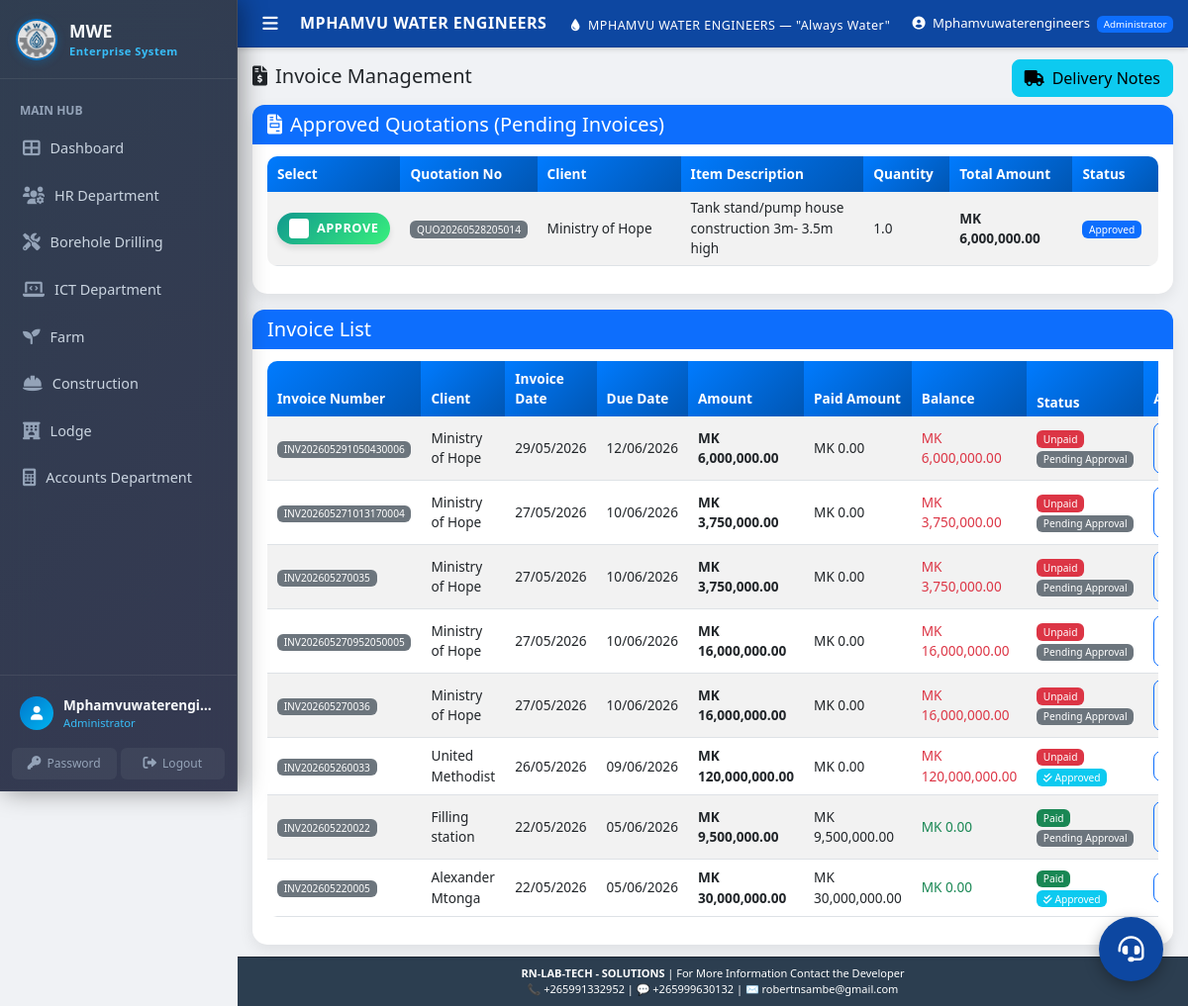
/accounts/invoices/invoices (signed in), run on the app's committed database.
### models.py (models this page shows)
class Quotation(db.Model):
    __tablename__ = 'quotations'
    quotation_id = db.Column(db.Integer, primary_key=True)
    client_id = db.Column(db.Integer, db.ForeignKey('clients.client_id'), nullable=False)
    project_location = db.Column(db.String(200), nullable=False)
    project_latitude = db.Column(db.Float, nullable=True)
    project_longitude = db.Column(db.Float, nullable=True)
    borehole_depth = db.Column(db.Float)
    equipment_cost = db.Column(db.Float, default=0)
    labour_cost = db.Column(db.Float, default=0)
    transport_cost = db.Column(db.Float, default=0)
    total_amount = db.Column(db.Float, nullable=False)
    validity_days = db.Column(db.Integer, default=30)
    description = db.Column(db.Text, default='We have pleasure in quoting our prices for borehole development as follows;')
    footnote = db.Column(db.Text, nullable=True)
    status = db.Column(db.String(20), default='Pending')
    delivery_confirmed = db.Column(db.Boolean, default=False)
    delivery_approved_by = db.Column(db.String(100))
    delivery_approved_date = db.Column(db.DateTime)
    invoice_generated = db.Column(db.Boolean, default=False)
    delivery_note_generated = db.Column(db.Boolean, default=False)
    created_at = db.Column(db.DateTime, default=datetime.utcnow)
    updated_at = db.Column(db.DateTime, default=datetime.utcnow, onupdate=datetime.utcnow)
    reference_number = db.Column(db.String(50), unique=True, default=lambda: get_reference_number('QUO'))
    department = db.Column(db.String(100), default='Borehole Drilling', nullable=False)
    client = db.relationship('Client', backref='quotations')
    quotation_items = db.relationship('QuotationItem', backref='quotation', cascade='all, delete-orphan')

class Client(db.Model):
    __tablename__ = 'clients'
    client_id = db.Column(db.Integer, primary_key=True)
    client_name = db.Column(db.String(200), nullable=False)
    phone = db.Column(db.String(20), nullable=False)
    email = db.Column(db.String(100))
    address = db.Column(db.Text, nullable=False)
    project_type = db.Column(db.String(100), nullable=False)
    quotation_amount = db.Column(db.Float, default=0)
    contract_status = db.Column(db.String(20), default='Pending')
    payment_status = db.Column(db.String(20), default='Pending')
    total_transactions = db.Column(db.Integer, default=0)
    completed_transactions = db.Column(db.Integer, default=0)
    on_time_payments = db.Column(db.Integer, default=0)
    defaults = db.Column(db.Integer, default=0)
    credit_score = db.Column(db.Integer, default=0)
    created_at = db.Column(db.DateTime, default=datetime.utcnow)
    updated_at = db.Column(db.DateTime, default=datetime.utcnow, onupdate=datetime.utcnow)
    department = db.Column(db.String(100), default='Borehole Drilling', nullable=False)
    reference_number = db.Column(db.String(50), unique=True, default=lambda: get_reference_number('CLI'))

class QuotationItem(db.Model):
    __tablename__ = 'quotation_items'
    id = db.Column(db.Integer, primary_key=True)
    quotation_id = db.Column(db.Integer, db.ForeignKey('quotations.quotation_id'), nullable=False)
    project_type = db.Column(db.String(200), nullable=False)
    unit = db.Column(db.String(50))
    quantity = db.Column(db.Float, nullable=False)
    unit_rate = db.Column(db.Float, nullable=False)
    total = db.Column(db.Float, nullable=False)

class Invoice(db.Model):
    __tablename__ = 'invoices'
    invoice_id = db.Column(db.Integer, primary_key=True)
    contract_id = db.Column(db.Integer, db.ForeignKey('contracts.contract_id'), nullable=True) # Changed to True if some don't have contracts
    quotation_id = db.Column(db.Integer, db.ForeignKey('quotations.quotation_id'))
    invoice_number = db.Column(db.String(50), unique=True, nullable=False)
    invoice_date = db.Column(db.Date, nullable=False)
    due_date = db.Column(db.Date, nullable=False)
    amount = db.Column(db.Float, nullable=False)
    paid_amount = db.Column(db.Float, default=0)
    status = db.Column(db.String(20), default='Unpaid')
    is_approved = db.Column(db.Boolean, default=False)
    approved_by = db.Column(db.String(100))
    approved_date = db.Column(db.DateTime)
    payment_terms = db.Column(db.Text)
    created_at = db.Column(db.DateTime, default=datetime.utcnow)
    updated_at = db.Column(db.DateTime, default=datetime.utcnow, onupdate=datetime.utcnow)
    reference_number = db.Column(db.String(50), unique=True, default=lambda: get_reference_number('INV'))
    department = db.Column(db.String(100), default='Borehole Drilling', nullable=False)
    project_name = db.Column(db.String(255), nullable=True)
    contract = db.relationship('Contract', backref='invoices')
    quotation = db.relationship('Quotation', backref='invoices_list')
    @property
    def latest_transaction(self):
        return Transaction.query.filter_by(invoice_id=self.invoice_id).order_by(Transaction.payment_date.desc()).first()

### accounts/invoice_routes.py (the view)
@finance_bp.route('/invoices')
@login_required
@admin_required
def list_invoices():
    query = Invoice.query
    invoices = apply_dept_filter(query, Invoice).order_by(Invoice.created_at.desc()).all()
    q_query = Quotation.query.filter_by(status='Approved', invoice_generated=False)
    approved_quotations = apply_dept_filter(q_query, Quotation).all()
    return render_template('accounts/invoices/list.html', invoices=invoices, approved_quotations=approved_quotations)

### accounts/invoice_routes.py (called while the page is built)
def login_required(f):
    @wraps(f)
    def decorated_function(*args, **kwargs):
        if 'user_id' not in session:
            return redirect(url_for('login'))
        return f(*args, **kwargs)
    return decorated_function

def admin_required(f):
    @wraps(f)
    def decorated_function(*args, **kwargs):
        if session.get('role') not in ['Administrator', 'HR Manager']:
            flash('Administrator access required', 'error')
            return redirect(url_for('dashboard'))
        return f(*args, **kwargs)
    return decorated_function

### app.py (called while the page is built)
@app.context_processor
def inject_now():
    return {
        'datetime': datetime,
    }

### utils/auth_utils.py (called while the page is built)
def apply_dept_filter(query, model):
    role = session.get('role')
    dept_context = session.get('department_context')
    if dept_context:
        return query.filter(model.department == dept_context)
    if role in ['Administrator', 'Director', 'HR Manager', 'Accountant']:
        return query # No filter applied, they see everything
    return query.filter(model.department == 'Borehole Drilling')

### templates/accounts/invoices/list.html (shortened to what this page needs)
{% extends "base.html" %}
{% block content %}
<div class="row mb-2">
    <div class="col-12">
        <div class="d-flex justify-content-between align-items-center">
            <h2><i class="fas fa-file-invoice-dollar me-2"></i>Invoice Management</h2>
            <a href="{{ url_for('finance.list_delivery_notes') }}" class="btn btn-info">
                <i class="fas fa-truck me-2"></i>Delivery Notes
            </a>
        </div>
    </div>
</div>
{% include 'accounts/approved_quotations.html' %}
<div class="card">
    <div class="card-header bg-primary text-white">
        <h5 class="mb-0">Invoice List</h5>
    </div>
    <div class="card-body">
        {% if invoices %}
        <div class="table-responsive">
            <table class="table table-striped table-hover">
                <thead>
                    <tr>
                        <th class="py-2">Invoice Number</th>
                        <th class="py-2">Client</th>
                        <th class="py-2">Invoice Date</th>
                        <th class="py-2">Due Date</th>
                        <th class="py-2">Amount</th>
                        <th class="py-2">Paid Amount</th>
                        <th class="py-2">Balance</th>
                        <th class="py-1">Status</th>
                        <th class="py-2">Actions</th>
                    </tr>
                </thead>
                <tbody>
                    {% for invoice in invoices %}
                    <tr>
                        <td class="py-2">
                            <span class="badge bg-secondary">{{ invoice.invoice_number }}</span>
                        </td>
                        <td class="py-2">{{ invoice.contract.quotation.client.client_name }}</td>
                        <td class="py-2">{{ invoice.invoice_date.strftime('%d/%m/%Y') }}</td>
                        <td class="py-2">{{ invoice.due_date.strftime('%d/%m/%Y') }}</td>
                        <td class="py-2"><strong>MK {{ "{:,.2f}".format(invoice.amount) }}</strong></td>
                        <td class="py-2">MK {{ "{:,.2f}".format(invoice.paid_amount) }}</td>
                        <td class="py-2">
                            <span class="text-{{ 'danger' if (invoice.amount - invoice.paid_amount) > 0 else 'success' }}">
                                MK {{ "{:,.2f}".format(invoice.amount - invoice.paid_amount) }}
                            </span>
                        </td>
                        <td class="py-1">
                            <span class="badge bg-{{
                                'success' if invoice.status == 'Paid'
                                else 'warning' if invoice.status == 'Partially Paid'
                                else 'danger'
                            }}">
                                {{ invoice.status }}
                            </span>
                            {% if invoice.is_approved %}
                                <span class="badge bg-info"><i class="fas fa-check-double"></i> Approved</span>
                            {% else %}
                                <span class="badge bg-secondary">Pending Approval</span>
                            {% endif %}
                        </td>
                        <td>
                            <div class="btn-group btn-group-sm">
                                <a href="{{ url_for('finance.download_invoice_pdf', invoice_id=invoice.invoice_id) }}" class="btn btn-outline-primary" title="Download PDF">
                                </a>
                            </div>
                        </td>
                    </tr>
                    {% endfor %}
                </tbody>
            </table>
        </div>
        {% else %}
        <div class="text-center py-4">
            <i class="fas fa-file-invoice-dollar fa-3x text-muted mb-3"></i>
            <h5 class="text-muted">No invoices found</h5>
            <p class="text-muted">Invoices will be generated automatically when quotations are approved.</p>
        </div>
        {% endif %}
    </div>
</div>
{% endblock %}

### templates/accounts/approved_quotations.html (shortened to what this page needs)
<div class="card mb-4 border-primary">
    <div class="card-header bg-primary text-white d-flex justify-content-between align-items-center">
        <h5 class="mb-0"><i class="fas fa-file-invoice me-2"></i>Approved Quotations (Pending Invoices)</h5>
    </div>
    <div class="card-body">
        {% if approved_quotations %}
        <div class="table-responsive">
            <table class="table table-striped table-hover align-middle">
                <thead>
                    <tr>
                        <th width="5%">Select</th>
                        <th width="15%">Quotation No</th>
                        <th width="20%">Client</th>
                        <th width="25%">Item Description</th>
                        <th width="10%">Quantity</th>
                        <th width="15%">Total Amount</th>
                        <th width="10%">Status</th>
                    </tr>
                </thead>
                <tbody>
                    {% for q in approved_quotations %}
                    <tr id="quotation-row-{{ q.quotation_id }}">
                        <td>
                            <div class="delivery-checkbox-wrapper" onclick="document.getElementById('check-{{ q.quotation_id }}').click();">
                                <input class="form-check-input delivery-checkbox m-0" type="checkbox" value="{{ q.quotation_id }}" id="check-{{ q.quotation_id }}" onclick="event.stopPropagation();">
                                <label class="delivery-checkbox-label form-check-label" for="check-{{ q.quotation_id }}" onclick="event.stopPropagation();">Approve</label>
                            </div>
                        </td>
                        <td><span class="badge bg-secondary">{{ q.reference_number }}</span></td>
                        <td>{{ q.client.client_name }}</td>
                        <td>
                            {% if q.quotation_items %}
                                {{ q.quotation_items[0].project_type }}
                            {% else %}
                                N/A
                            {% endif %}
                        </td>
                        <td>
                            {% if q.quotation_items %}
                                {{ q.quotation_items[0].quantity }}
                            {% else %}
                                0
                            {% endif %}
                        </td>
                        <td><strong>MK {{ "{:,.2f}".format(q.total_amount) }}</strong></td>
                        <td>
                            <span class="badge bg-primary" id="status-badge-{{ q.quotation_id }}">Approved</span>
                        </td>
                    </tr>
                    {% endfor %}
                </tbody>
            </table>
        </div>
        {% else %}
        <div class="text-center py-3">
            <p class="text-muted mb-0">No approved quotations awaiting delivery.</p>
        </div>
        {% endif %}
    </div>
</div>

### static/css/style.css (style rules this page uses)
:root { --primary-color: #007bff; --secondary-color: #6c757d; --success-color: #28a745; --danger-color: #dc3545; --warning-color: #ffc107; --info-color: #17a2b8; --light-color: #f8f9fa; --dark-color: #343a40; --water-blue: #00d4ff; --water-dark: #0056b3; --sidebar-width: 240px; --sidebar-collapsed-width: 72px; --sidebar-bg: #1a2332; --sidebar-hover: #243044; --sidebar-active: rgba(0, 119, 204, 0.2); --sidebar-active-border: #0077cc; --sidebar-text: rgba(255, 255, 255, 0.7); --sidebar-text-active: #ffffff; --header-height: 48px; --transition-speed: 0.3s; }
body { font-family: 'Segoe UI', Tahoma, Geneva, Verdana, sans-serif; background-color: #f0f2f5; margin: 0; overflow-x: hidden; }
.main-content .mb-4 { margin-bottom: 1rem !important; }
.main-content h2 { font-size: 1.25rem; margin-bottom: 0.25rem; }
.card { border: none; border-radius: 15px; box-shadow: 0 5px 15px rgba(0,0,0,0.08); transition: transform 0.3s ease, box-shadow 0.3s ease; }
.card-header { padding: 8px 15px; border-radius: 12px 12px 0 0 !important; border: none; font-weight: 600; }
.card-body { padding: 12px 15px; }
.btn { border-radius: 8px; font-weight: 500; transition: all 0.3s ease; }
.table { border-radius: 10px; overflow: hidden; }
.table thead th { background: linear-gradient(135deg, var(--primary-color), var(--water-dark)); color: white; border: none; font-weight: 600; padding: 8px 10px; font-size: 0.85rem; }
.table tbody td { padding: 6px 10px; font-size: 0.85rem; vertical-align: middle; }
.badge { font-weight: 500; border-radius: 6px; }
.fade-in { animation: fadeIn 0.5s ease-in; }

### templates/accounts/approved_quotations.html (style rules this page uses)
.delivery-checkbox-wrapper { display: inline-flex; align-items: center; justify-content: center; background: linear-gradient(135deg, #11998e 0%, #38ef7d 100%); padding: 6px 12px; border-radius: 30px; box-shadow: 0 4px 6px rgba(0,0,0,0.1); transition: all 0.3s ease; cursor: pointer; }
.delivery-checkbox-wrapper input.delivery-checkbox { width: 20px; height: 20px; cursor: pointer; border: 2px solid white; }
.delivery-checkbox-label { color: #fff; font-weight: 700; margin-left: 8px; margin-bottom: 0; cursor: pointer; text-transform: uppercase; font-size: 0.8rem; letter-spacing: 0.5px; }

### data on the page
Quotation: reference_number "QUO20260528205014", client.client_name "Ministry of Hope", project_type "Tank stand/pump house construction 3m- 3.5m high", quantity "1.0", total_amount "6,000,000.00"
Invoice: invoice_number "INV202605291050430006", contract.quotation.client.client_name "Ministry of Hope", invoice_date "29/05/2026", due_date "12/06/2026", amount "6,000,000.00", paid_amount "0.00", invoice.amount-invoice.paid_amount "6,000,000.00", status "Unpaid", is_approved "Pending Approval"
Invoice: invoice_number "INV202605271013170004", contract.quotation.client.client_name "Ministry of Hope", invoice_date "27/05/2026", due_date "10/06/2026", amount "3,750,000.00", paid_amount "0.00", invoice.amount-invoice.paid_amount "3,750,000.00", status "Unpaid", is_approved "Pending Approval"
Invoice: invoice_number "INV202605270035", contract.quotation.client.client_name "Ministry of Hope", invoice_date "27/05/2026", due_date "10/06/2026", amount "3,750,000.00", paid_amount "0.00", invoice.amount-invoice.paid_amount "3,750,000.00", status "Unpaid", is_approved "Pending Approval"
Invoice: invoice_number "INV202605270952050005", contract.quotation.client.client_name "Ministry of Hope", invoice_date "27/05/2026", due_date "10/06/2026", amount "16,000,000.00", paid_amount "0.00", invoice.amount-invoice.paid_amount "16,000,000.00", status "Unpaid", is_approved "Pending Approval"
Invoice: invoice_number "INV202605270036", contract.quotation.client.client_name "Ministry of Hope", invoice_date "27/05/2026", due_date "10/06/2026", amount "16,000,000.00", paid_amount "0.00", invoice.amount-invoice.paid_amount "16,000,000.00", status "Unpaid", is_approved "Pending Approval"
Invoice: invoice_number "INV202605260033", contract.quotation.client.client_name "United Methodist", invoice_date "26/05/2026", due_date "09/06/2026", amount "120,000,000.00", paid_amount "0.00", invoice.amount-invoice.paid_amount "120,000,000.00", status "Unpaid", is_approved True (drawn)
Invoice: invoice_number "INV202605220022", contract.quotation.client.client_name "Filling station", invoice_date "22/05/2026", due_date "05/06/2026", amount "9,500,000.00", paid_amount "9,500,000.00", invoice.amount-invoice.paid_amount "0.00", status "Paid", is_approved "Pending Approval"
Invoice: invoice_number "INV202605220005", contract.quotation.client.client_name "Alexander Mtonga", invoice_date "22/05/2026", due_date "05/06/2026", amount "30,000,000.00", paid_amount "30,000,000.00", invoice.amount-invoice.paid_amount "0.00", status "Paid", is_approved True (drawn)

### other printed values
{{ session.username }} "Mphamvuwaterengi…"
{{ session.role }} "Administrator"
{{ session.username }} "Mphamvuwaterengineers"
